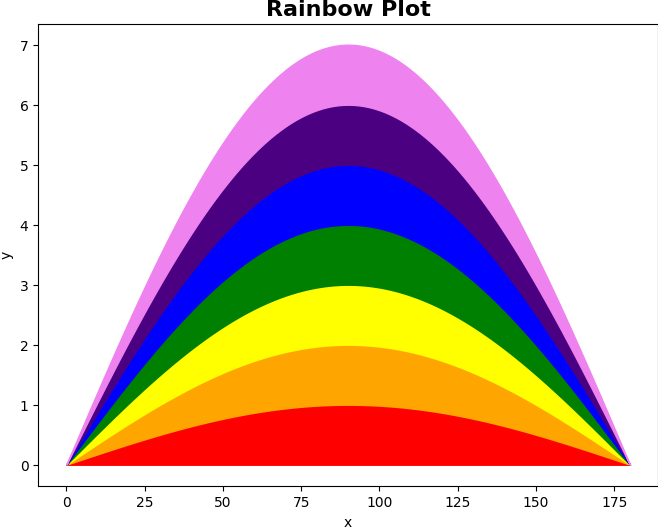

Here is the Python script that generated this plot:

import matplotlib.pyplot as plt
import numpy as np

# Defining the x values
x = np.linspace(0, 180, 1000)

# Defining the y values for the rainbow curve
y = np.sin(np.radians(x))

# Defining the colors for the rainbow: VIBGYOR
rainbow_colors = ['red', 'orange', 'yellow', 'green', 'blue', 'indigo', 'violet']

# Creating the plot
plt.figure(figsize=(8, 6))

# Plotting the rainbow curve only for x between 0 and 180
# So from 0- 90 degree the curve will have increasing value and from
# 90 to 180 degree the curve will have decreasing values helping us to design our plot according to our expectations

mask = np.logical_and(x >= 0, x <= 180)
if np.any(mask):
    for i in range(len(rainbow_colors)):
        plt.fill_between(x[mask], i * np.sin(np.radians(x[mask])), (i + 1) * np.sin(np.radians(x[mask])), color=rainbow_colors[i])

# Set plot properties

plt.title('Rainbow Plot', fontsize=16, fontweight='bold')
plt.xlabel('x')
plt.ylabel('y')

# Show the plot
plt.show()
